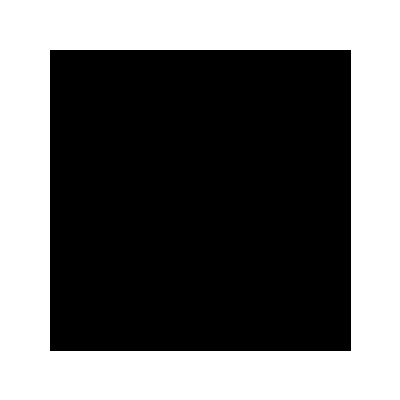
#> input picture 58228861-check-if-point-inside-shape/1.png, 400 x 400 px
$ python check_if_point_inside_shape.py
#> lines starting #> are read from the running program, lines starting #| are printed output that depends on the picture; after the words box and inside, x2 and y2 are one past the last pixel; in counts of white or black regions, pixels touching at a corner belong together
import cv2

image = cv2.imread('1.png')
#> image is the input picture: shape (400, 400, 3); values 100 (black) and 255 (white), 43.4% white; 1 white region, box (x1, y1, x2, y2) and area: (0, 0, 400, 400) 69399
gray = cv2.cvtColor(image, cv2.COLOR_BGR2GRAY)
canny = cv2.Canny(gray, 120, 255, 1)
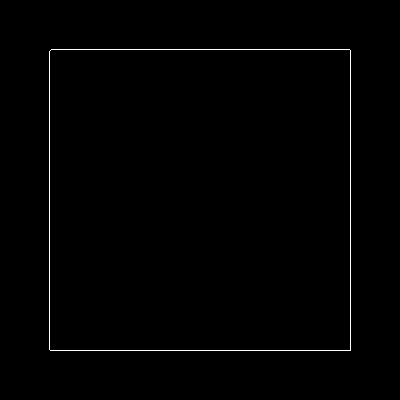
#> canny: shape (400, 400); 0.75% white in thin lines or dots, all inside (x1, y1, x2, y2) = (49, 49, 351, 351)
cnts = cv2.findContours(canny, cv2.RETR_EXTERNAL, cv2.CHAIN_APPROX_SIMPLE)
#> cnts = 1 contour; box (x1, y1, x2, y2) and area: (49, 49, 351, 351) 90598
cnts = cnts[0] if len(cnts) == 2 else cnts[1]
#> cnts = 1 item

point1 = (25, 50)
point2 = (200, 250)
point3 = (200, 350)

# Perform check if point is inside contour/shape
for c in cnts:
    cv2.drawContours(image, [c], -1, (36, 255, 12), 2)
    result1 = cv2.pointPolygonTest(c, point1, False)
    result2 = cv2.pointPolygonTest(c, point2, False)
    result3 = cv2.pointPolygonTest(c, point3, False)
#> this loop made 1 pass
#> (result1, result2, result3) on pass 1: (-1, 1, 0)
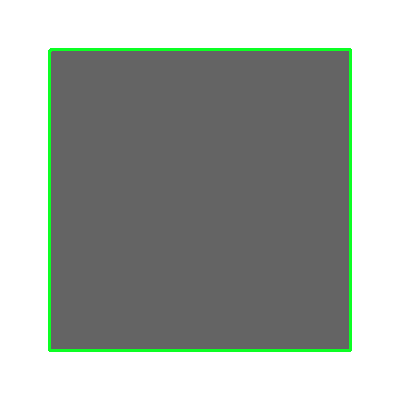
#> image: shape (400, 400, 3); 2.25% of pixels changed, all inside (x1, y1, x2, y2) = (48, 48, 352, 352)

# Draw points
cv2.circle(image, point1, 8, (100, 100, 255), -1)
cv2.putText(image, 'point1', (point1[0] -10, point1[1] -20), cv2.FONT_HERSHEY_SIMPLEX, 1.0, (0, 0, 0), lineType=cv2.LINE_AA)
cv2.circle(image, point2, 8, (200, 100, 55), -1)
cv2.putText(image, 'point2', (point2[0] -10, point2[1] -20), cv2.FONT_HERSHEY_SIMPLEX, 1.0, (0, 0, 0), lineType=cv2.LINE_AA)
cv2.circle(image, point3, 8, (150, 50, 155), -1)
cv2.putText(image, 'point3', (point3[0] -10, point3[1] -20), cv2.FONT_HERSHEY_SIMPLEX, 1.0, (0, 0, 0), lineType=cv2.LINE_AA)
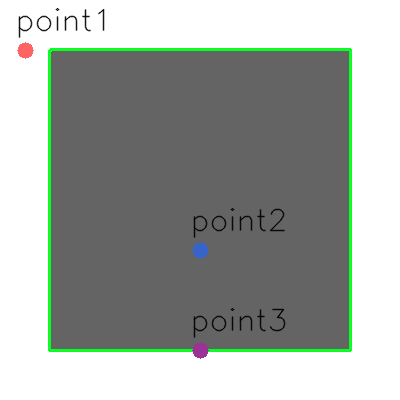
#> image: shape (400, 400, 3); mean B, G, R 163.2, 167.8, 162.6

print('point1:', result1)
#| point1: -1.0
print('point2:', result2)
#| point2: 1.0
print('point3:', result3)
#| point3: 0.0
cv2.imshow('image', image)
cv2.waitKey()
